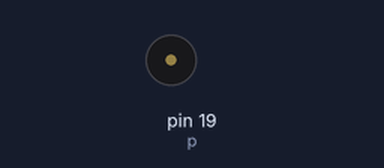
Recording of a program running on a simulated Raspberry Pi (header pin numbers). On the bench: buzzer (waves = sounding). At 5.8 s the program stops and its outputs stay as they are.

Above: at 0.1 s.
At 3.5 s:
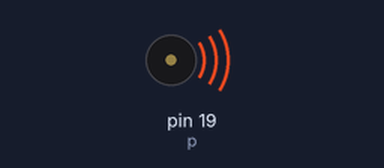
Timing chart, 0 to 7.3 s (numbered marks = the images above):
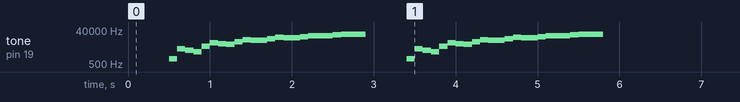

The program:

piezo.py
```python
import RPi.GPIO as GPIO
import time, random


class buzzer():
    def __init__(self):
        GPIO.setmode(GPIO.BOARD)
        GPIO.setup(19, GPIO.OUT)

    def play(self, numTimes, speed):
        for i in range(0,numTimes):
            p = GPIO.PWM(19, 50)
            c = 261
            d = 294
            e = 329
            f = 349
            g = 392
            a = 440
            b = 493
            C = 523
            r = 1
            GPIO.output(19, True)
            time.sleep(speed) ## Wait
            p.start(100)             # start the PWM on 100  percent duty cycle
            p.ChangeDutyCycle(90)   # change the duty cycle to 90%
            x = [x for x in range(1000, 25000, 1000)]
            z=[]
            m=0
            for i in x:
                z.append(i + m)
                if m == 0:
                    m = 1500
                elif m == 1500:
                    m = 0.1
                elif m == 0.1:
                    m = -1500
                elif m == -1500:
                    m = 0
            for f in z:
                try:
                    p.ChangeFrequency(f)
                    time.sleep(0.1)
                except:
                    pass
##            for f in range(1, 4600, 10):
##                p.ChangeFrequency(f)
##                time.sleep(0.001)
##            for f in reversed(range(1,4600, 10)):
##                p.ChangeFrequency(f)
##                time.sleep(0.001)
##            p.ChangeFrequency(c)  # change the frequency to 261 Hz (floats also work)
##            time.sleep(speed) ## Wait
##            p.ChangeFrequency(d)  # change the frequency to 294 Hz (floats also work)
##            time.sleep(speed) ## Wait
##            p.ChangeFrequency(e)
##            time.sleep(speed) ## Wait
##            p.ChangeFrequency(f)
##            time.sleep(speed) ## Wait
##            p.ChangeFrequency(g)
##            time.sleep(speed) ## Wait
##            p.ChangeFrequency(a)
##            time.sleep(speed) ## Wait
##            p.ChangeFrequency(b)
##            time.sleep(speed) ## Wait
##            p.ChangeFrequency(C)
##            time.sleep(speed) ## Wait
##            p.ChangeFrequency(r)
##            time.sleep(speed) ## Wait
            p.stop()                # stop the PWM output

if __name__ == "__main__":
    iterations = 2
    speed = 0.5
    test = buzzer()
    test.play(int(iterations),float(speed))
    GPIO.cleanup()
```

Measured:
- by itself, tone on pin 19 (p): plays 1000 Hz for 0.10 s, 3500 Hz for 0.10 s, 3000 Hz for 0.10 s, 2500 Hz for 0.10 s, 5000 Hz for 0.10 s, 7500 Hz for 0.10 s … (48 notes in this stretch)
